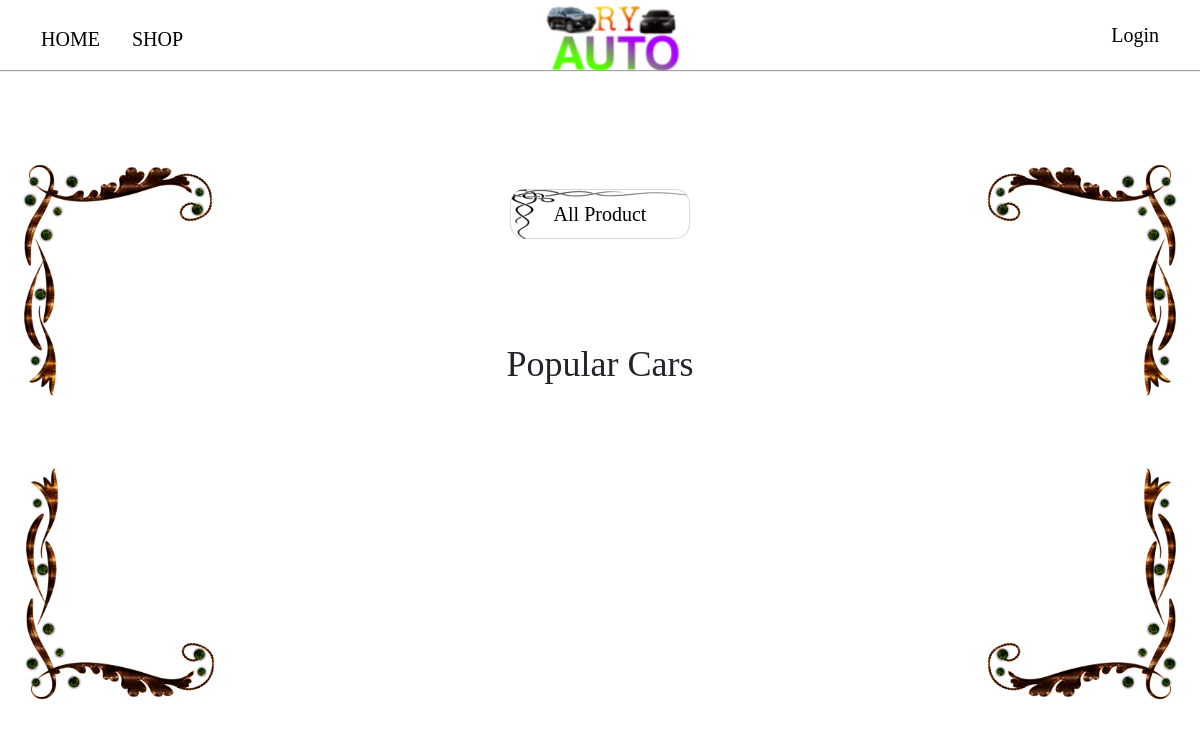
The app's page /, older data.
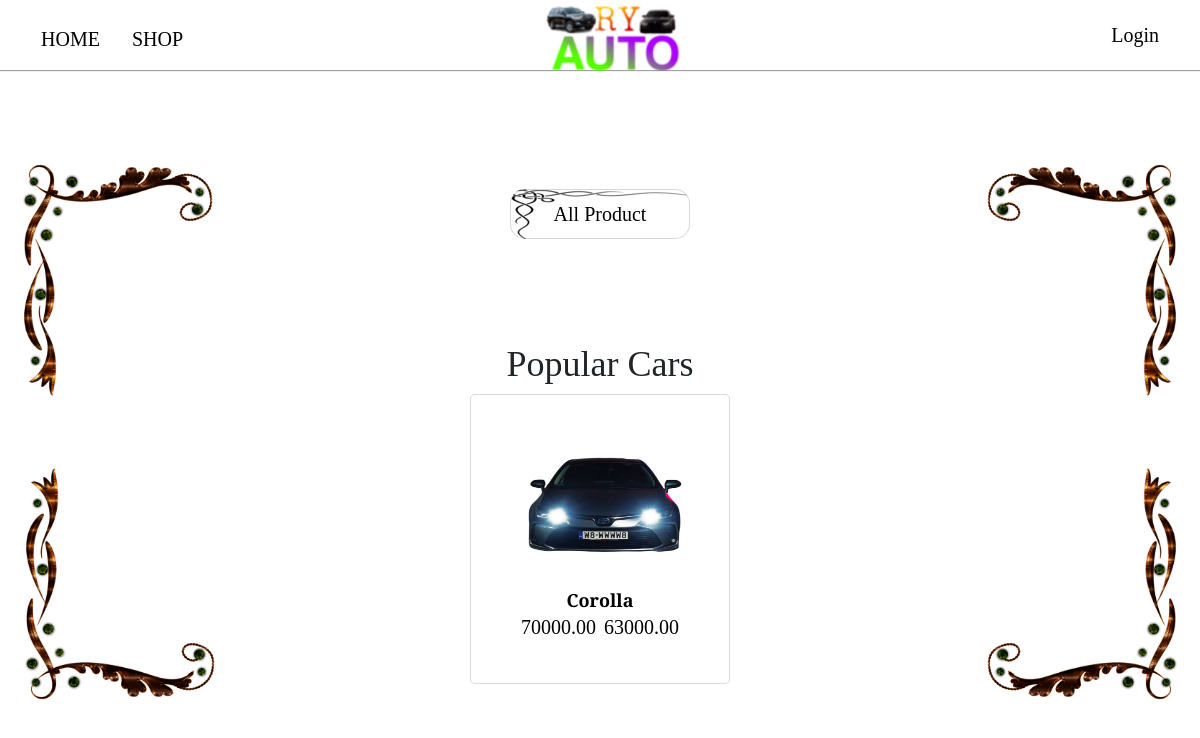
The same page, newer data.
### main/models.py (models this page shows, shortened)
class Product(models.Model):
    category = models.ForeignKey(Category,related_name='products',
                                 on_delete=models.CASCADE)
    name = models.CharField(max_length=50)
    slug = models.SlugField(max_length=50)
    image = models.ImageField(upload_to='products/%Y/%m/%d', blank=True)
    description = models.TextField(blank=True)
    price = models.DecimalField(max_digits=10,
                                decimal_places=2)
    available = models.BooleanField(default=True)
    created = models.DateTimeField(auto_now_add=True)
    updated = models.DateTimeField(auto_now=True)
    discount = models.DecimalField(default=0.00,max_digits=4,decimal_places=2)
    class Meta:
        ordering = ['name']
        indexes = [
            models.Index(fields=['id','slug']),
            models.Index(fields=['name']),
            models.Index(fields=['-created']),
        ]
    def get_absolute_url(self):
        return reverse('main:product_detail',
                       args=[self.slug])
    def sell_price(self):
        if self.discount:
            return round(self.price - self.price * self.discount / 100, 2)
        return self.price

### main/views.py (the view)
# urls.py: path('',views.popular_list,name='popular_list'),
def popular_list(request):
    products = Product.objects.filter(available =True)[:3]
    return render(request, 'main/index/index.html',
                  {'products': products})

### main/templates/main/index/index.html (shortened to what this page needs)
{% extends "main/base.html" %}
{% load static %}
{% block content %}
    <section class="home d-flex flex-column align-items-center">
    <div class="home-title">
        <a href="#" class="home-btn mt-4">All Product</a>
    </div>
    <div class="home-recomendation">
        <div class="rec-title mt-4">
            <h3><span>Popular Cars</span></h3>
        </div>
    </div>
    <div class="home-cards d-flex gap-4">
        {% for product in products  %}
            <a href="{{product.get_absolute_url }}" class="home-card d-flex flex-column align-items-center text-center">
                <img src="{% if product.image %}{{ product.image.url }}{% else %}{% static 'img/noimage.jpg' %}{% endif %}" class="card-img" alt="">
                <h5 class="title-card">{{product.name}}</h5>
                {% if product.discount %}
                    <div class="cart-discount d-flex gap-2">
                        <p class="line">{{product.price}}</p>
                        <p>{{product.sell_price}}</p>
                    </div>
                {% else %}
                   <p class="price">{{ product.price}}</p>
                {% endif %}
            </a>
        {% endfor %}
    </div>
    </section>
{% endblock content %}

Row changes from the older to the newer data that the page shows:
added Product: image (picture), name "Corolla", price "70000.00", sell_price "63000.00"
